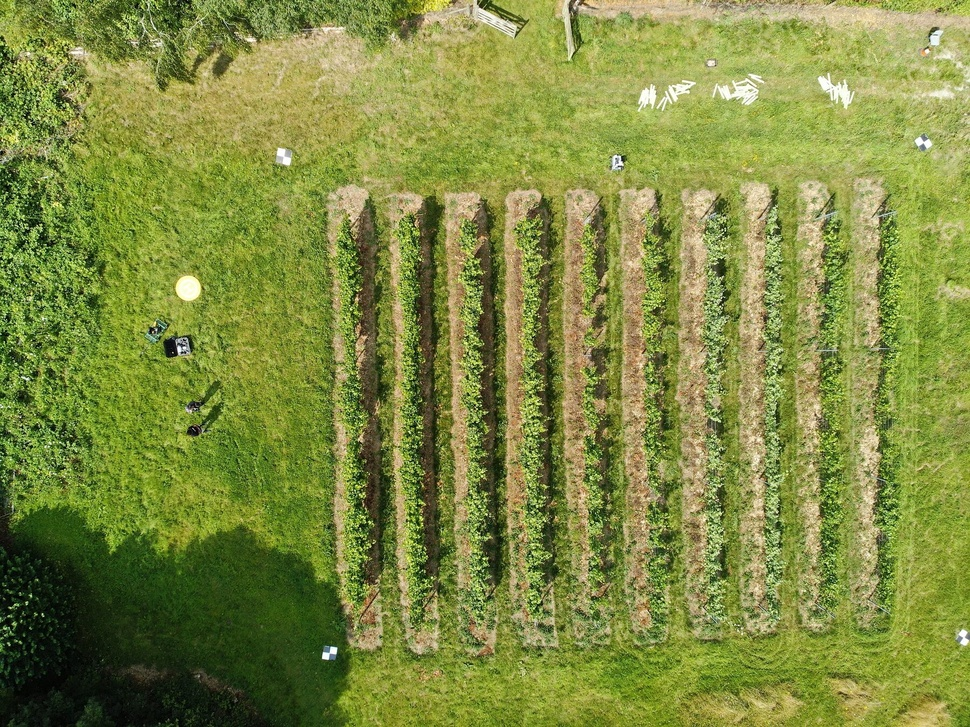
#> input picture examples/images/DJI_20240802142146_0015_W.jpg, 970 x 727 px, shrunk from 1800 x 1349 before the run, found by its file name; its folder holds 3 pictures in this run
$ python generate_heatmap_masks_from_yolo_labels.py
#> lines starting #> are read from the running program, lines starting #| are printed output that depends on the picture
import os
import cv2
import shutil
import numpy as np
from PIL import Image, ImageFilter

# ========================
# CONFIGURATION
# ========================
DATASET_ROOT = "../../data/datasets/vineyard_segmentation_paper-1"
OUTPUT_ROOT = "heatmap_masks_from_yolo_labels/vineyard_segmentation_paper-1"

GAUSSIAN_RADIUS = 20    # controls gaussian spread (sigma) for bbox centers
BLUR_RADIUS = 15        # gaussian blur sigma for the final mask image
DRAW_BOXES = False      # if True, fill bbox; if False, draw gaussian at center
SAVE_OVERLAY = True     # save color overlay visualization

# class -> folder name
CLASS_NAMES = {
    0: "pole",
    1: "trunk",
    2: "vine_row"
}

# ========================
# HELPERS
# ========================
# [47 lines left out: functions draw_gaussian, parse_label_line, not called in this run]


def ensure_dirs_for_subset(base_out, subset):
    """Creates the necessary output directory structure."""
#> called with subset = 'train'
    subset_out = os.path.join(base_out, subset)
    images_out = os.path.join(subset_out, "images")
    overlay_out = os.path.join(subset_out, "overlay")
    masks_root = os.path.join(subset_out, "masks")

    os.makedirs(images_out, exist_ok=True)
    os.makedirs(overlay_out, exist_ok=True)
    os.makedirs(masks_root, exist_ok=True)

    mask_dirs = {}
    for cls, name in CLASS_NAMES.items():
        cls_dir = os.path.join(masks_root, name)
        os.makedirs(cls_dir, exist_ok=True)
        mask_dirs[cls] = cls_dir

    return images_out, overlay_out, mask_dirs


def process_image(image_path, label_path, mask_out_paths, overlay_out_path):
    """Generates masks and a combined JET heatmap overlay."""
    image = cv2.imread(image_path)
#> image is the input picture: shape (727, 970, 3); mean B, G, R 65.4, 138.7, 127.4
    if image is None:
        print(f"[ERROR] Could not read image: {image_path}")
        return

    height, width = image.shape[:2]
#> height = 727; width = 970
    masks = {cls: np.zeros((height, width), dtype=np.float32) for cls in CLASS_NAMES}

    if os.path.exists(label_path):
        with open(label_path, "r") as f:
            for line in f:
                parsed = parse_label_line(line)
                if not parsed: continue

                cls = parsed["cls"]
                if cls not in masks: continue

                if parsed["type"] == "poly":
                    coords = np.array(parsed["coords"]).reshape(-1, 2)
                    coords[:, 0] *= width
                    coords[:, 1] *= height
                    pts = coords.astype(np.int32)
                    cv2.fillPoly(masks[cls], [pts], 1)

                elif parsed["type"] == "bbox":
                    x_c, y_c, w, h = parsed["coords"]
                    x_c, y_c = int(x_c * width), int(y_c * height)

                    if DRAW_BOXES:
                        w, h = int(w * width), int(h * height)
                        x1, y1 = x_c - w // 2, y_c - h // 2
                        x2, y2 = x_c + w // 2, y_c + h // 2
                        cv2.rectangle(masks[cls], (x1, y1), (x2, y2), 1, -1)
                    else:
                        draw_gaussian(masks[cls], (x_c, y_c), GAUSSIAN_RADIUS)

    # Save individual class masks
    for cls, mask in masks.items():
        if np.any(mask):
            mask_img = Image.fromarray((np.clip(mask, 0, 1) * 255).astype(np.uint8))
            if BLUR_RADIUS > 0:
                mask_img = mask_img.filter(ImageFilter.GaussianBlur(radius=BLUR_RADIUS))
            mask_img.save(mask_out_paths[cls])

    # Create and save the combined JET heatmap overlay
    if SAVE_OVERLAY:
        merged_mask = np.clip(sum(masks.values()), 0, 1)
        detection_mask = merged_mask > 0 # Mask of where any detection exists

        heatmap = cv2.applyColorMap((merged_mask * 255).astype(np.uint8), cv2.COLORMAP_JET)

        # Blend heatmap and original image
        blended_part = cv2.addWeighted(image, 0.6, heatmap, 0.4, 0)
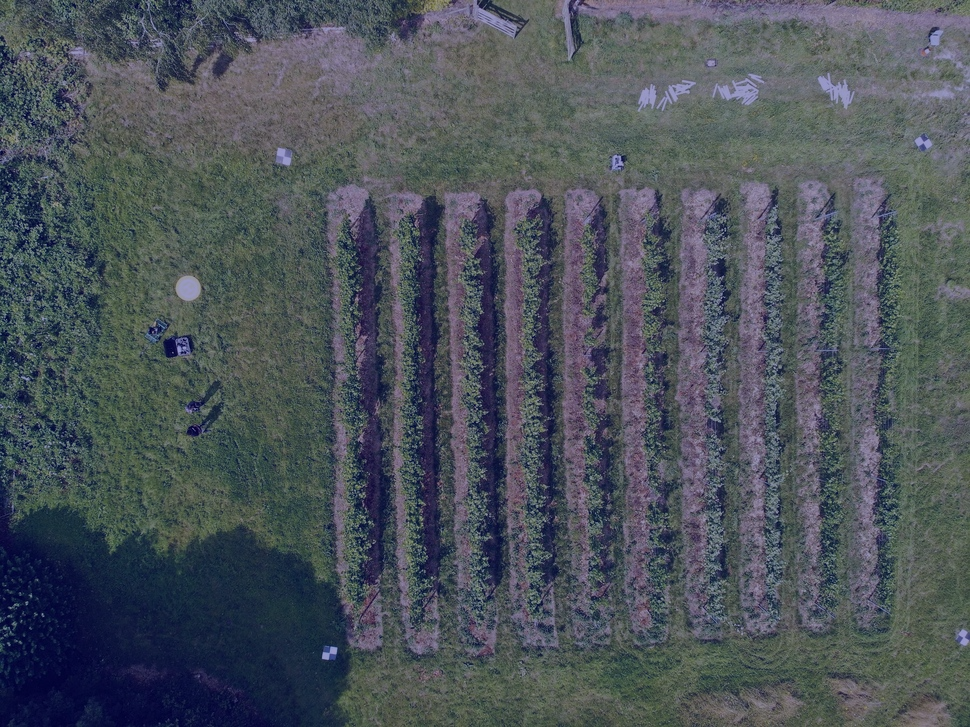
#> blended_part: shape (727, 970, 3); mean B, G, R 90.4, 83.2, 76.4

        # Create a copy of the original and apply the blend only on detected areas
        output_image = image.copy()
        output_image[detection_mask] = blended_part[detection_mask]

        cv2.imwrite(overlay_out_path, output_image)


# ========================
# MAIN LOOP
# ========================
def main():
    for subset in ["train", "valid", "test"]:
        images_dir = os.path.join(DATASET_ROOT, subset, "images")
        labels_dir = os.path.join(DATASET_ROOT, subset, "labels")

        if not os.path.isdir(images_dir):
            print(f"[INFO] Subset not found, skipping: {subset}")
            continue

        images_out, overlay_out, mask_dirs = ensure_dirs_for_subset(OUTPUT_ROOT, subset)

        print(f"--- Processing subset: {subset} ---")
        for fname in sorted(os.listdir(images_dir)):
            if not fname.lower().endswith((".jpg", ".jpeg", ".png")):
                continue

            img_path = os.path.join(images_dir, fname)
            lbl_path = os.path.join(labels_dir, os.path.splitext(fname)[0] + ".txt")

            shutil.copy2(img_path, os.path.join(images_out, fname))

            mask_out_paths = {
                cls: os.path.join(mask_dirs[cls], os.path.splitext(fname)[0] + "_mask.png")
                for cls in mask_dirs
            }
            overlay_out_path = os.path.join(overlay_out, os.path.splitext(fname)[0] + "_overlay.jpg")

            process_image(img_path, lbl_path, mask_out_paths, overlay_out_path)

    print(f"\nAll done. Output written to: {OUTPUT_ROOT}")


if __name__ == "__main__":
    main()
